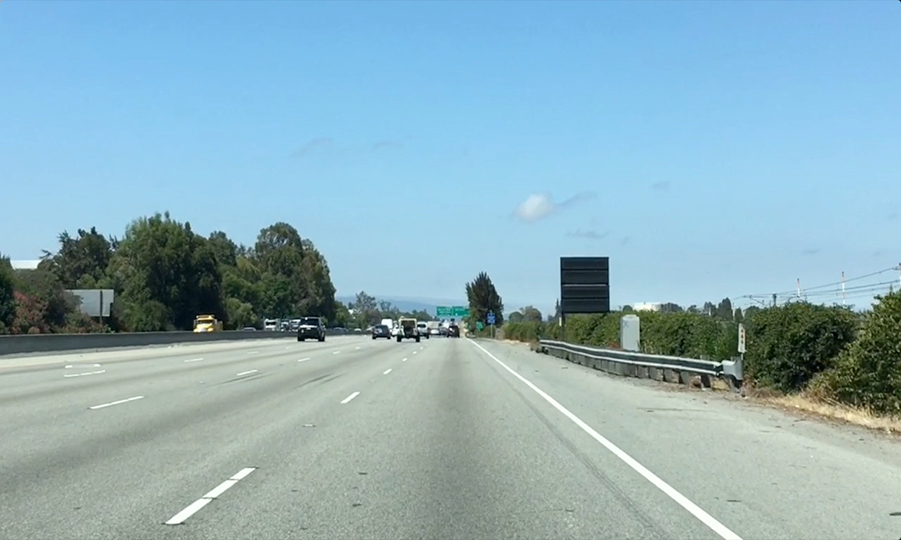
#> input picture notes/test.png, 901 x 540 px
$ python 7_quiz_color_region.py
#> lines starting #> are read from the running program, lines starting #| are printed output that depends on the picture; after the words box and inside, x2 and y2 are one past the last pixel; in counts of white or black regions, pixels touching at a corner belong together
import matplotlib.pyplot as plt
import matplotlib.image as mpimg
import numpy as np

# Read in the image and print out some stats
# Note: in the previous example we were reading a .jpg
# Here we read a .png and convert to 0,255 bytescale
image = (mpimg.imread('test.png') * 255).astype('uint8')

# print('image type: ', type(image), 'image dimensions: ', image.shape)


# Define color selection criteria
# MODIFY THESE VARIABLES TO MAKE YOUR COLOR SELECTION
red_threshold = 200
green_threshold = 200
blue_threshold = 200

rgb_threshold = [red_threshold, green_threshold, blue_threshold]


# Define the vertices of a triangular mask.
# Keep in mind the origin (x=0, y=0) is in the upper left
# MODIFY THESE VALUES TO ISOLATE THE REGION
# WHERE THE LANE LINES ARE IN THE IMAGE
left_bottom = [60, 539]     # Udacity choice: [0, 539]
right_bottom = [830, 539]   # Udacity choice: [900, 539]
apex = [472, 320]           # Udacity choice: [475, 320]

# Perform a linear fit (y=Ax+B) to each of the three sides of the triangle
# np.polyfit returns the coefficients [A, B] of the fit
fit_left = np.polyfit((left_bottom[0], apex[0]), (left_bottom[1], apex[1]), 1)
fit_right = np.polyfit((right_bottom[0], apex[0]), (right_bottom[1], apex[1]), 1)
fit_bottom = np.polyfit((left_bottom[0], right_bottom[0]), (left_bottom[1], right_bottom[1]), 1)


# Grab the x and y size and make a copy of the image
ysize = image.shape[0]
#> ysize = 540
xsize = image.shape[1]
#> xsize = 901
color_select = np.copy(image)
line_image = np.copy(image)

# Perform a "bitwise or" to mask pixels below the threshold
color_thresholds = (image[:, :, 0] < rgb_threshold[0]) | \
                   (image[:, :, 1] < rgb_threshold[1]) | \
                   (image[:, :, 2] < rgb_threshold[2])
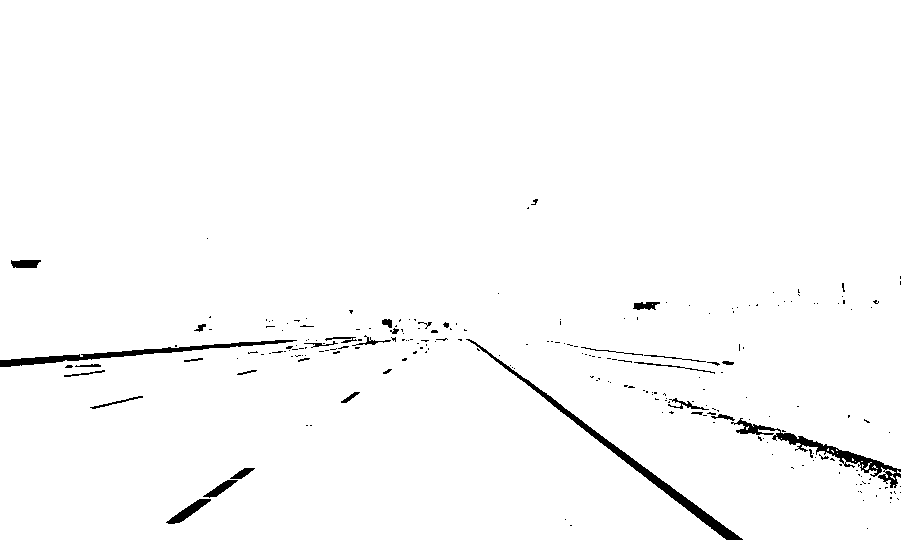
#> color_thresholds: shape (540, 901) bool; 98.3% white; 234 black regions (199 under 20 px), largest, box (x1, y1, x2, y2) and area: (466, 339, 743, 540) 2083, (731, 418, 901, 488) 1559, (0, 340, 297, 367) 1450

# Find the region inside the lines
XX, YY = np.meshgrid(np.arange(0, xsize), np.arange(0, ysize))
region_thresholds = (YY > (XX * fit_left[0] + fit_left[1])) & \
                    (YY > (XX * fit_right[0] + fit_right[1])) & \
                    (YY < (XX * fit_bottom[0] + fit_bottom[1]))

# Mask color and region selection
color_select[color_thresholds | ~region_thresholds] = [0, 0, 0]
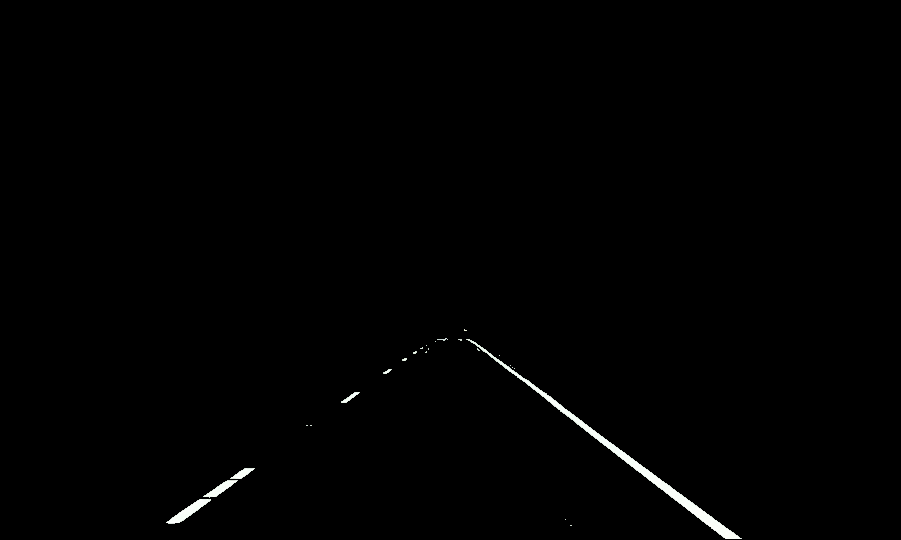
#> color_select: shape (540, 901, 3); mean R, G, B 1.5, 1.5, 1.5
# Color pixels red where both color and region selections met
line_image[~color_thresholds & region_thresholds] = [255, 0, 0]
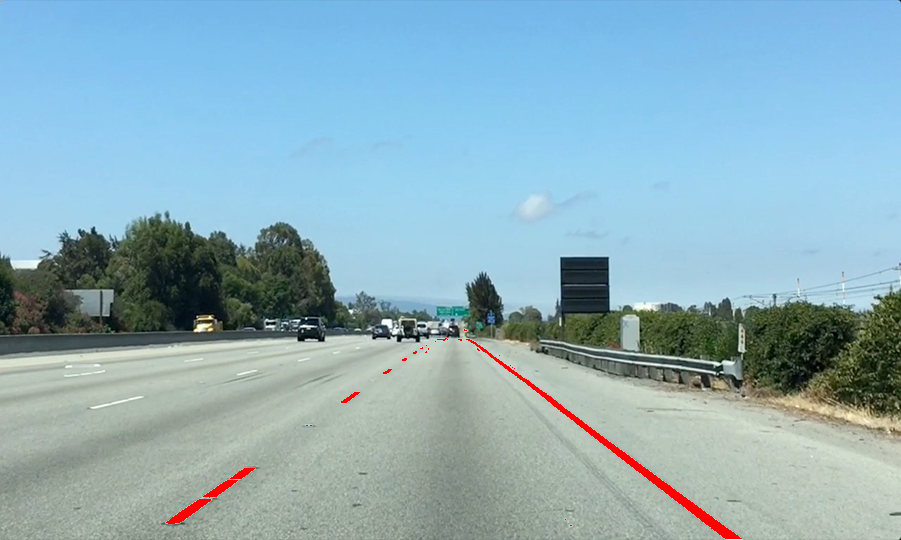
#> line_image: shape (540, 901, 3); mean R, G, B 141.8, 174.5, 186.1

# Display the image and show region and color selections
plt.imshow(image)

plt.show()

x = [left_bottom[0], right_bottom[0], apex[0], left_bottom[0]]
y = [left_bottom[1], right_bottom[1], apex[1], left_bottom[1]]
plt.plot(x, y, 'b--', lw=4)
plt.show()
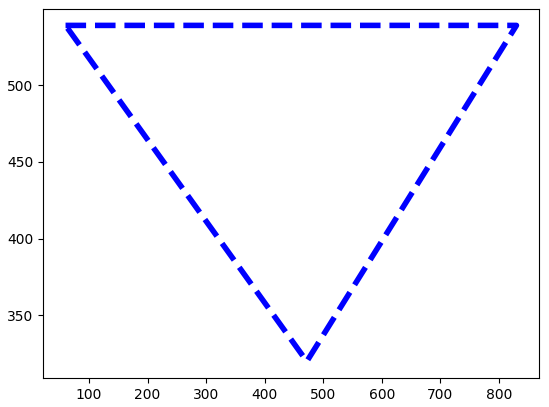
#> figure drawn by matplotlib, 1 panel

plt.imshow(color_select)
plt.show()

plt.imshow(line_image)
plt.show()
